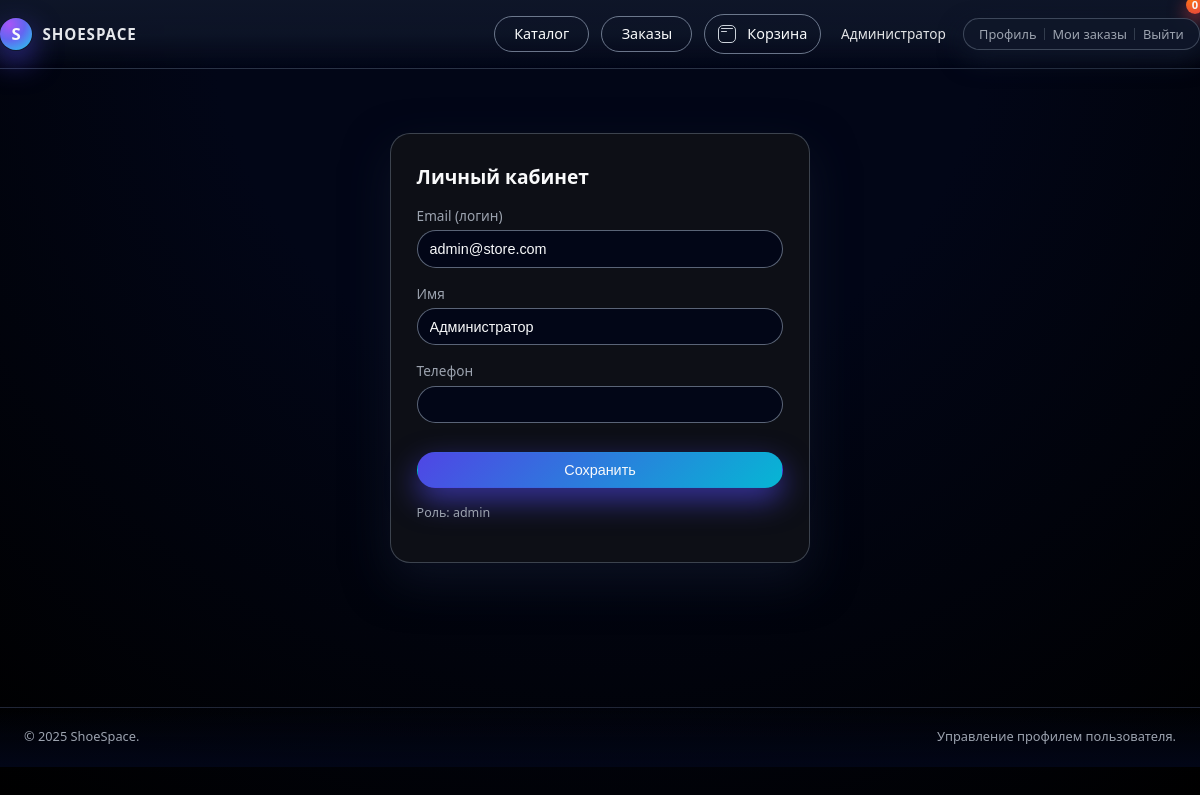
The app's page /profile.php (signed in) with its own data.
### tables this page shows
CREATE TABLE users (
            id INTEGER PRIMARY KEY AUTOINCREMENT,
            email TEXT UNIQUE NOT NULL,
            password TEXT NOT NULL,
            name TEXT NOT NULL,
            phone TEXT,
            role TEXT CHECK(role IN ('admin','manager','user')) DEFAULT 'user',
            created_at DATETIME DEFAULT CURRENT_TIMESTAMP,
            updated_at DATETIME DEFAULT CURRENT_TIMESTAMP,
            is_blocked INTEGER DEFAULT 0
        );

### includes/auth.php (called while the page is built, shortened)
<?php
class Auth {
    private Database $db;
    public function __construct(Database $db)
    {
        $this->db = $db;
    }
    public function user(): ?array
    {
        $stmt = $this->db->query("SELECT * FROM users WHERE id = ?", [$_SESSION['user_id']]);
        $user = $stmt->fetch();
        return $user;
    }
}

### includes/database.php (called while the page is built, shortened)
<?php
class Database {
    private PDO $pdo;
    public function __construct()
    {
        $dsn = 'sqlite:' . DB_PATH;
        $this->pdo = new PDO($dsn);
        $this->pdo->setAttribute(PDO::ATTR_ERRMODE, PDO::ERRMODE_EXCEPTION);
        $this->pdo->setAttribute(PDO::ATTR_DEFAULT_FETCH_MODE, PDO::FETCH_ASSOC);
    }
    public function query(string $sql, array $params = []): PDOStatement
    {
        $stmt = $this->pdo->prepare($sql);
        $stmt->execute($params);
        return $stmt;
    }
}

### includes/functions.php (called while the page is built, shortened)
<?php
function h(string $value): string {
    return htmlspecialchars($value, ENT_QUOTES | ENT_SUBSTITUTE, 'UTF-8');
}

### profile.php (the view, shortened to what this page needs)
<?php
require_once __DIR__ . '/includes/init.php';
include __DIR__ . '/navbar.php';
?>
<section class="section">
    <div class="container">
        <div class="form-card">
            <h1>Личный кабинет</h1>
            <form method="post">
                <div class="form-group">
                    <label>Email (логин)</label>
                    <input class="form-control" type="email" value="<?= h($user['email']) ?>" disabled>
                </div>
                <div class="form-group">
                    <label for="name">Имя</label>
                    <input class="form-control" type="text" id="name" name="name"
                           value="<?= h($user['name']) ?>" required>
                </div>
                <div class="form-group">
                    <label for="phone">Телефон</label>
                    <input class="form-control" type="text" id="phone" name="phone"
                           value="<?= h($user['phone'] ?? '') ?>">
                </div>
                <button type="submit" class="btn btn-primary" style="width:100%; margin-top:0.8rem;">
                    Сохранить
                </button>
            </form>
            <p class="form-help" style="margin-top:1rem;">
                Роль: <?= h($user['role']) ?>
            </p>
        </div>
    </div>
</section>
</main>
<footer class="site-footer">
    <div class="container footer-inner">
        <span>&copy; <?= date('Y') ?> ShoeSpace.</span>
        <span>Управление профилем пользователя.</span>
    </div>
</footer>
</body>
</html>

### navbar.php (shortened to what this page needs)
<?php
require_once __DIR__ . '/includes/init.php';
$user = $auth->user();
?>
<!DOCTYPE html>
<html lang="ru">
<head>
    <link rel="stylesheet" href="<?= BASE_URL ?>/assets/style.css">
</head>
<body>
<header class="site-header">
    <div class="container header-inner">
        <a href="<?= BASE_URL ?>/index.php" class="logo">
            <span class="logo-mark">S</span>
            <span class="logo-text">ShoeSpace</span>
        </a>
        <div class="header-actions">
            <a href="<?= BASE_URL ?>/catalog.php" class="btn btn-outline">
                Каталог
            </a>
            <a href="<?= BASE_URL ?>/orders.php" class="btn btn-outline">
                Заказы
            </a>
            <a href="<?= BASE_URL ?>/cart.php" class="btn btn-outline" style="padding-left:0.8rem; padding-right:0.8rem;">
                <span class="icon-cart" style="margin-right:0.4rem;"></span>
                <span>Корзина</span>
                <span class="cart-count" id="cart-count"><?= getCartCount(); ?></span>
            </a>
            <?php if ($user): ?>
                <div class="user-menu">
                    <span class="user-name"><?= h($user['name']) ?></span>
                    <div class="user-menu-dropdown">
                        <a href="<?= BASE_URL ?>/profile.php">Профиль</a>
                        <a href="<?= BASE_URL ?>/orders.php">Мои заказы</a>
                        <a href="<?= BASE_URL ?>/login.php?logout=1">Выйти</a>
                    </div>
                </div>
            <?php endif; ?>
        </div>
    </div>
</header>
<main class="site-main">

### records on screen
users: name "Администратор", email "admin@store.com", role "admin"
